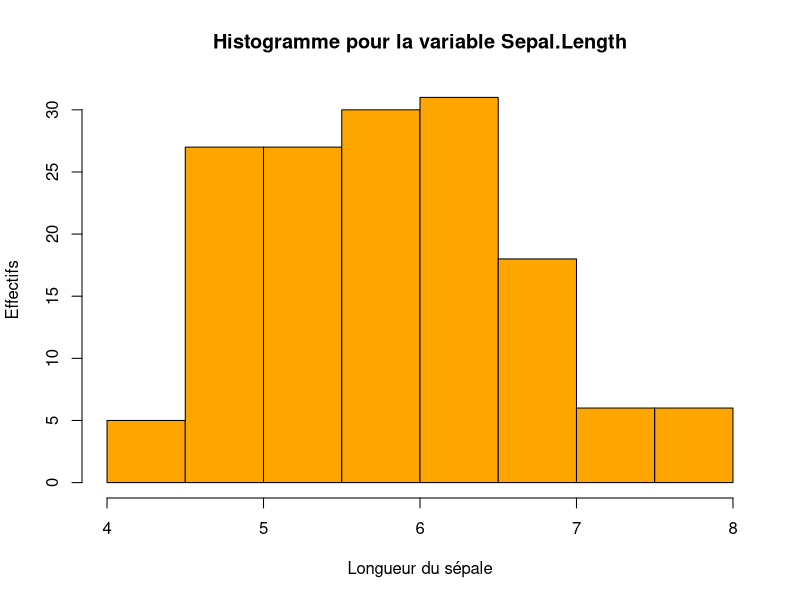
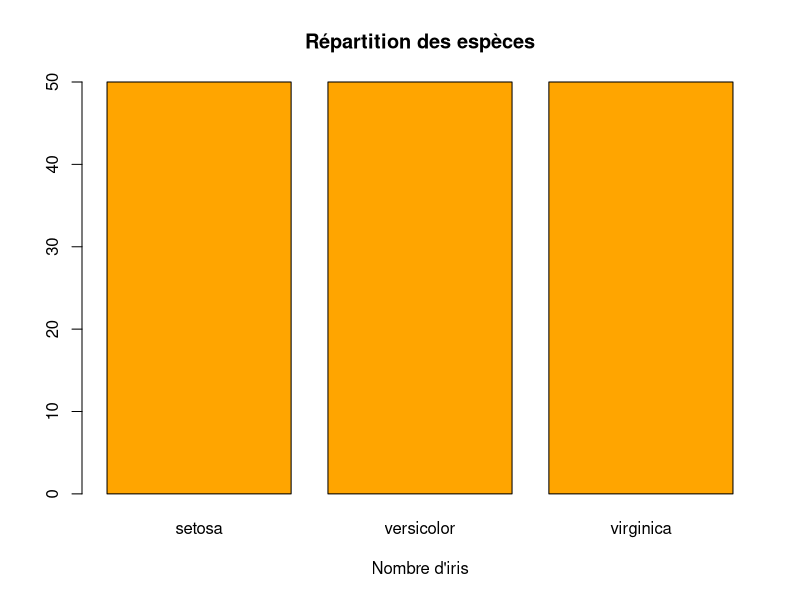
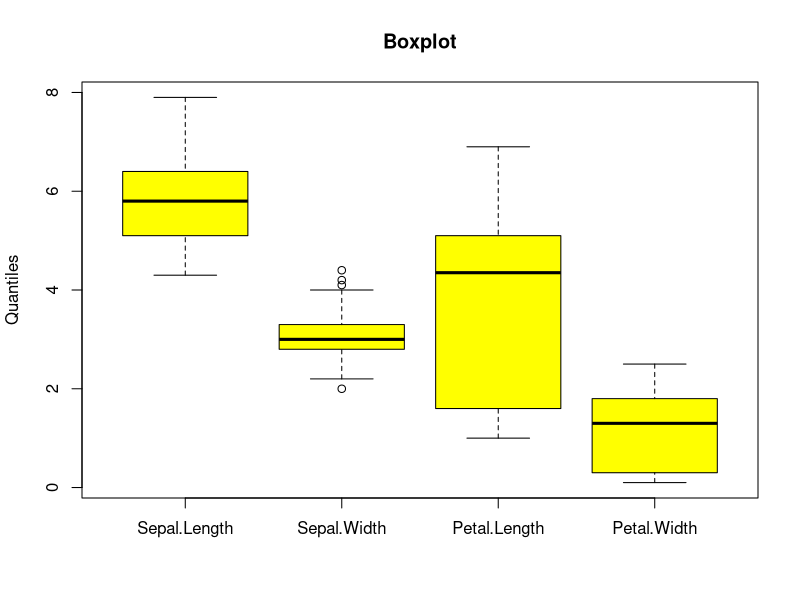
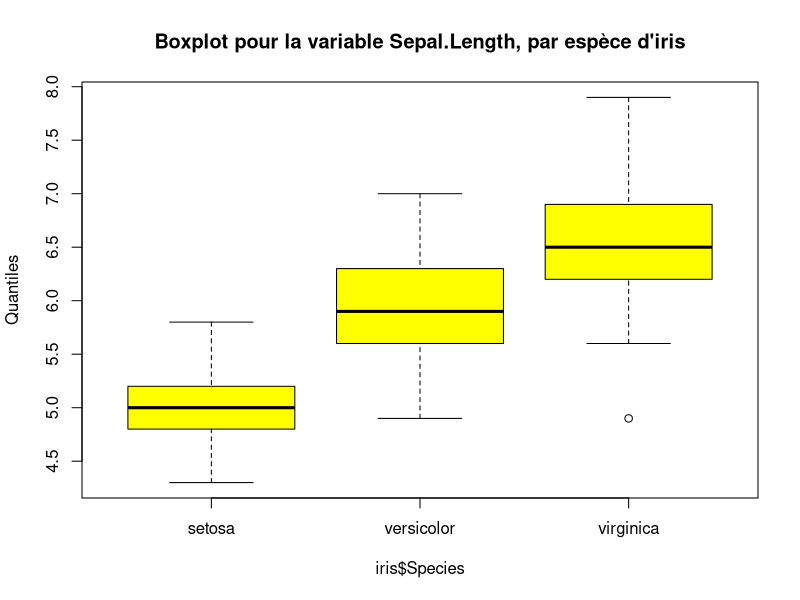

Recreate these plots in R, in order.
#Question 1

#Le tableau de données iris contient 150 observations de 5 variables :
  
#Sepal.Length : longueur de la sépale
#Sepal.Width : largeur de la sépale
#Petal.Length : longueur du pétale
#Petal.Width : largeur du pétale
#Species : espèce de la fleur.

#Question 2
table(iris$Species)

#Donne le nombre d'iris de chaque espèce

#Question 3

###Pour les length et width

## HISTOGRAMME
hist(iris$Sepal.Length, 
     col = c("orange"),
     main = paste("Histogramme pour la variable Sepal.Length"),
     ylab = "Effectifs",
     xlab = "Longueur du sépale")

####Pour les espèces

#effectif
table_Species<-table(iris$Species)
#proportion
prop.table(table_Species)
#barplot
barplot(table_Species, main="Répartition des espèces", 
        xlab="Nombre d'iris",
        col="orange")

#Question 4
summary(iris)

#Question 5
boxplot(iris[,c('Sepal.Length','Sepal.Width','Petal.Length','Petal.Width')],
        col = c("yellow"),                 #Pour la couleur
        main = paste("Boxplot"),     #Pour le titre
        ylab = "Quantiles")              #Pour le titre de l’axe des ordonnées


boxplot(iris$Sepal.Length ~ iris$Species,
        col = c("yellow"),
        main = paste("Boxplot pour la variable Sepal.Length, par espèce d'iris"),
        ylab = "Quantiles")